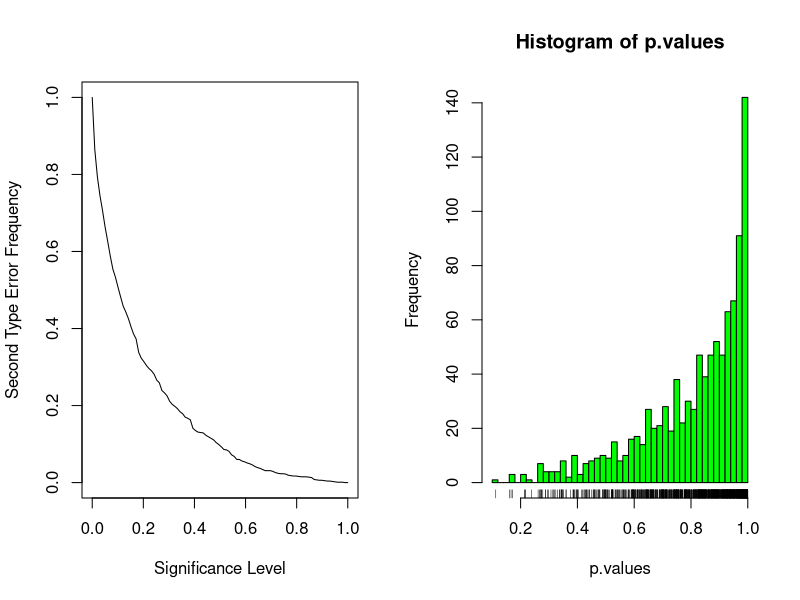

Recreate this plot in R.
N = 100
UNIF.MAX = 2
ALT.UNIF.MAX = 2.2

print.test.result <- function(p.value, test.name, signif=0.95) {
  status <- if (p.value <= signif) "rejected" else "not rejected"
  res <- sprintf("The hypothesis is %s by %s test with p.value=%f",
                 status, test.name, p.value)
  print(res, quote=FALSE)
}

unif.ks.test <- function(sample) {
  p.value <- ks.test(sample, function(...) punif(..., max=UNIF.MAX))$p.value
}

plot.task.a <- function() {
  signifs <- seq(from=0, to=1, length.out=100)
  samples <- lapply(1:1000, function(ignored) runif(N, max=ALT.UNIF.MAX))
  p.values <- sapply(samples, function(sample) unif.ks.test(sample))
  accepted <- sapply(signifs, function(signif) length(which(p.values > signif)))
  plot(x=signifs, y=accepted / length(samples),
       xlab="Significance Level",
       ylab="Second Type Error Frequency",
       type="l")
}

plot.task.b <- function() {
  samples <- lapply(1:1000, function(ignored) rnorm(N))
  p.values <- sapply(samples, function(sample) {
    ks.test(sample, function(...) pnorm(..., mean=mean(sample), sd=sd(sample)))$p.value
  })
  hist(p.values, breaks=40, col="green")
  rug(p.values)
}

show.plots <- function() {
  par(mfrow=c(1, 2))
  plot.task.a()
  plot.task.b()
}

save.plots.jpeg <- function(filename) {
  jpeg(filename, width=960, height=480)
  show.plots()
  dev.off()
}

save.plots.jpeg("06/plot.jpg")
